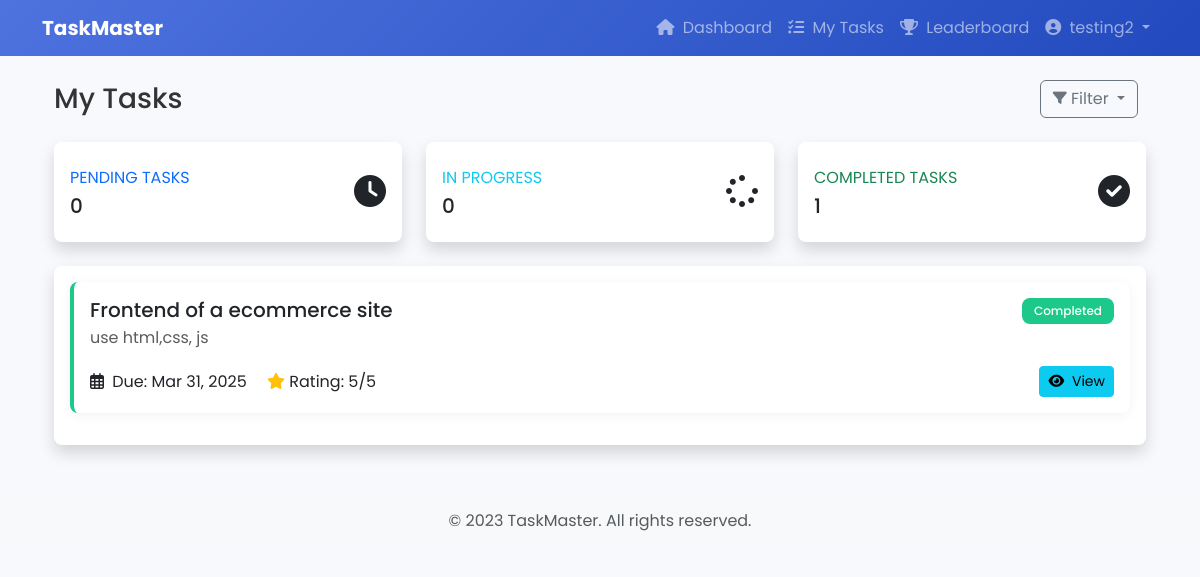
The app's page /my-tasks/ (signed in), older data.
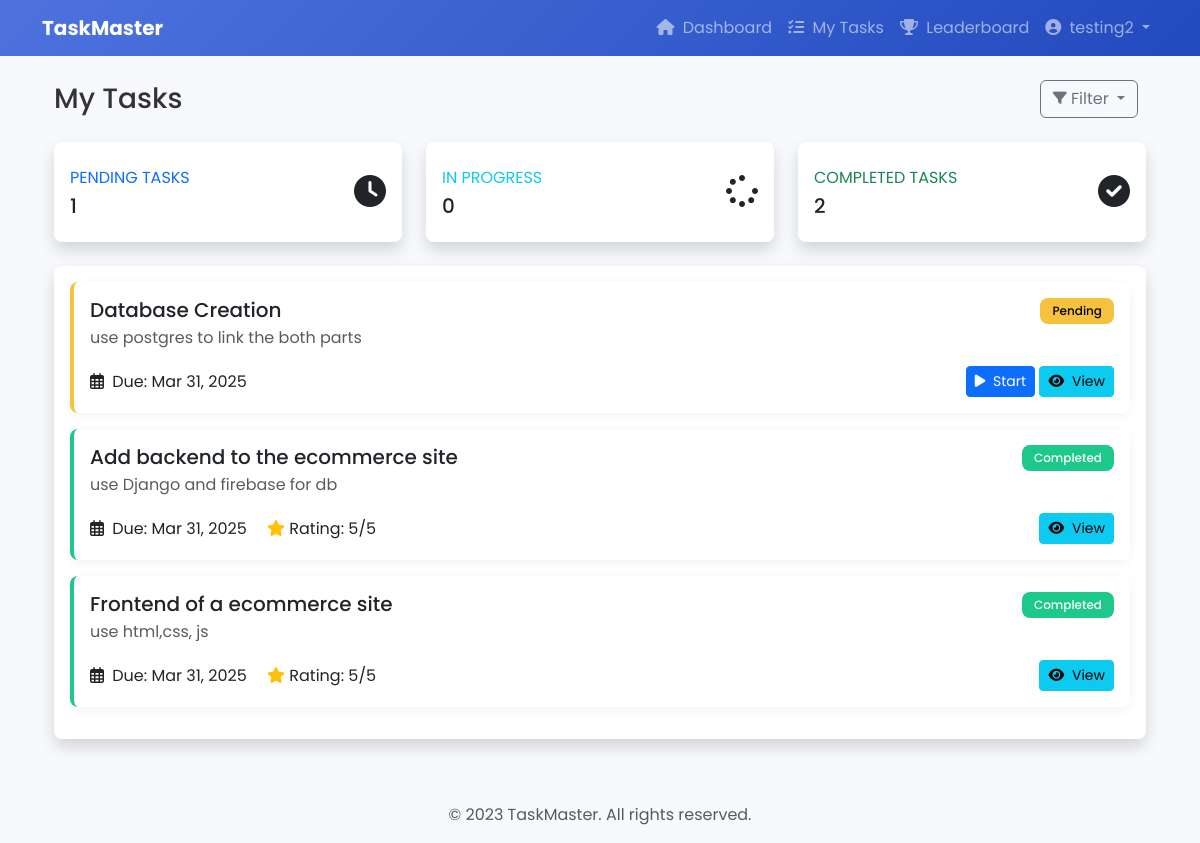
The same page, newer data.
### myapp/models.py (models this page shows, shortened)
class Task(models.Model):
    STATUS_CHOICES = [
        ('pending', 'Pending'),
        ('in_progress', 'In Progress'),
        ('completed', 'Completed'),
        ('verified', 'Verified'),
    ]
    title = models.CharField(max_length=200)
    description = models.TextField()
    created_by = models.ForeignKey(CustomUser, on_delete=models.CASCADE, related_name='created_tasks')
    assigned_to = models.ForeignKey(CustomUser, on_delete=models.CASCADE, related_name='assigned_tasks')
    created_at = models.DateTimeField(auto_now_add=True)
    updated_at = models.DateTimeField(auto_now=True)
    due_date = models.DateTimeField()
    status = models.CharField(max_length=20, choices=STATUS_CHOICES, default='pending')
    rating = models.IntegerField(
        null=True,
        blank=True,
        validators=[MinValueValidator(1), MaxValueValidator(5)]
    )
    admin_notes = models.TextField(null=True, blank=True)
    tracker = FieldTracker()  # For tracking field changes

### myapp/views.py (the view)
# urls.py: path('my-tasks/', user_tasks, name='user_tasks'),
@login_required
def user_tasks(request):
    user = request.user
    tasks = user.assigned_tasks.all().order_by('due_date')
    status_filter = request.GET.get('status')
    if status_filter and status_filter != 'all':
        if status_filter == 'completed':
            tasks = tasks.filter(status__in=['completed', 'verified'])
        else:
            tasks = tasks.filter(status=status_filter)
    task_counts = {
        'pending': user.assigned_tasks.filter(status='pending').count(),
        'in_progress': user.assigned_tasks.filter(status='in_progress').count(),
        'completed': user.assigned_tasks.filter(status__in=['completed', 'verified']).count(),
    }
    context = {
        'tasks': tasks,
        'task_counts': task_counts,
        'user': user,
        'status_filter': status_filter if status_filter else 'all'
    }
    return render(request, 'myapp/user_tasks.html', context)

### myapp/templates/myapp/user_tasks.html (shortened to what the changed rows need)
{% extends "myapp/base_user.html" %}
{% load static %}
{% block content %}
<div class="container-fluid">
    <div class="d-flex justify-content-between align-items-center mb-4">
        <h1 class="h3 mb-0 text-gray-800">My Tasks</h1>
    </div>
    <div class="row">
        <div class="col-md-4 mb-4">
            <div class="card border-left-primary shadow h-100 py-2">
                <div class="card-body">
                    <div class="row no-gutters align-items-center">
                        <div class="col mr-2">
                            <div class="text-xs font-weight-bold text-primary text-uppercase mb-1">
                                Pending Tasks</div>
                            <div class="h5 mb-0 font-weight-bold text-gray-800">{{ task_counts.pending }}</div>
                        </div>
                    </div>
                </div>
            </div>
        </div>
        <div class="col-md-4 mb-4">
            <div class="card border-left-success shadow h-100 py-2">
                <div class="card-body">
                    <div class="row no-gutters align-items-center">
                        <div class="col mr-2">
                            <div class="text-xs font-weight-bold text-success text-uppercase mb-1">
                                Completed Tasks</div>
                            <div class="h5 mb-0 font-weight-bold text-gray-800">{{ task_counts.completed }}</div>
                        </div>
                    </div>
                </div>
            </div>
        </div>
    </div>
    <div class="card shadow mb-4">
        <div class="card-body">
            {% if tasks %}
                {% for task in tasks %}
                <div class="task-card mb-3 p-3 task-{{ task.status }}">
                    <div class="d-flex justify-content-between align-items-start mb-2">
                        <div>
                            <h5 class="mb-1">{{ task.title }}</h5>
                            <p class="text-muted mb-2">{{ task.description|truncatechars:120 }}</p>
                        </div>
                        <span class="task-status status-{{ task.status }}">
                            {{ task.get_status_display }}
                        </span>
                    </div>
                    <div class="d-flex justify-content-between align-items-center">
                        <div>
                            <span class="task-due {% if task.is_overdue %}overdue{% endif %}">
                                <i class="far fa-calendar-alt me-1"></i>
                                Due: {{ task.due_date|date:"M d, Y" }}
                            </span>
                            {% if task.rating %}
                            <span class="ms-3">
                                <i class="fas fa-star text-warning"></i>
                                Rating: {{ task.rating }}/5
                            </span>
                            {% endif %}
                        </div>
                        <div class="task-actions">
                            {% if task.status == 'pending' %}
                                {% if task.is_overdue %}
                                <button class="btn btn-sm btn-expired" disabled>
                                    <i class="fas fa-ban me-1"></i> Expired
                                </button>
                                {% else %}
                                <a href="{% url 'start_task' task.id %}" class="btn btn-sm btn-primary">
                                    <i class="fas fa-play me-1"></i> Start
                                </a>
                                {% endif %}
                            {% elif task.status == 'in_progress' %}
                            <a href="{% url 'complete_task' task.id %}" class="btn btn-sm btn-success">
                                <i class="fas fa-check me-1"></i> Complete
                            </a>
                            {% endif %}
                            <button class="btn btn-sm btn-info view-task-btn"
                                    data-task-id="{{ task.id }}"
                                    data-task-title="{{ task.title }}"
                                    data-task-description="{{ task.description }}"
                                    data-task-status="{{ task.status }}"
                                    data-task-status-display="{{ task.get_status_display }}"
                                    data-task-assigned-to="{{ task.assigned_to.username }}"
                                    data-task-created="{{ task.created_at|date:'M d, Y H:i' }}"
                                    data-task-due="{{ task.due_date|date:'M d, Y H:i' }}"
                                    data-task-rating="{{ task.rating|default:0 }}"
                                    data-task-is-overdue="{% if task.is_overdue %}true{% else %}false{% endif %}"
                                    data-start-url="{% url 'start_task' task.id %}"
                                    data-complete-url="{% url 'complete_task' task.id %}">
                                <i class="fas fa-eye me-1"></i> View
                            </button>
                        </div>
                    </div>
                </div>
                {% endfor %}
            {% else %}
                <div class="text-center py-5">
                    <i class="fas fa-tasks fa-3x text-gray-300 mb-3"></i>
                    <h5 class="text-gray-500">No tasks assigned</h5>
                    <p>You don't have any tasks assigned to you yet.</p>
                </div>
            {% endif %}
        </div>
    </div>
</div>
{% endblock %}

Row changes from the older to the newer data that the page shows:
added Task: title "Database Creation", description "use postgres to link the both parts", status "Pending", due_date "Mar 31, 2025", shows "Start"
added Task: title "Add backend to the ecommerce site", description "use Django and firebase for db", status "Completed", due_date "Mar 31, 2025", rating "5"
Text that changed along with them:
{{ task_counts.pending }}: "0" → "1"
{{ task_counts.completed }}: "1" → "2"
